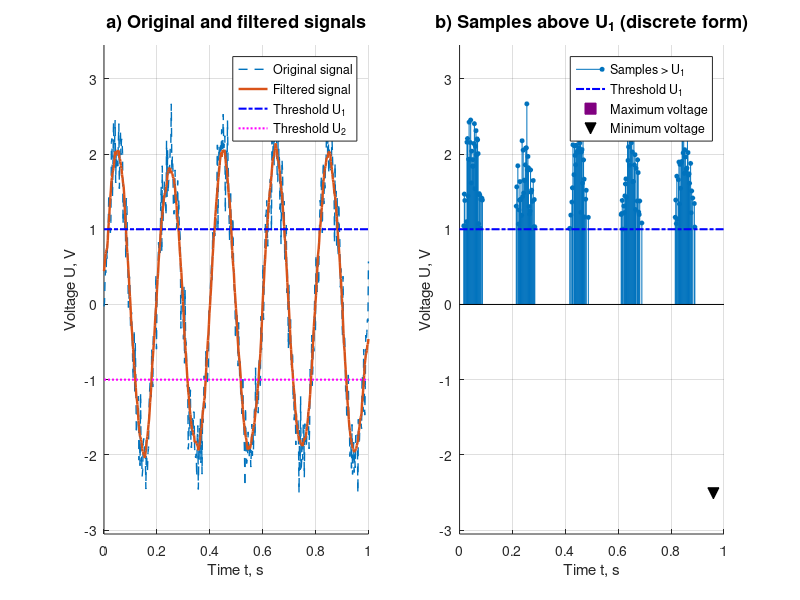

Write MATLAB code to recreate this figure.
%% LW3 - Variant 3 - Complementary task: graphical representation of signals
clear; clc; close all;

%% ===== DEMO SIGNALS - delete this block and use your LW2 Task 3 data =====
t   = linspace(0, 1, 500);
u   = 2*sin(2*pi*5*t) + 0.3*randn(size(t));   
u_f = movmean(u, 15);                        
U1  = 1;                                      % threshold 1
U2  = -1;                                     % threshold 2
%% ========================================================================

% ----- calculations -----
mask   = u > U1;                              % samples exceeding U1
[umax] = max(u);   idxMax = find(u == umax);  % every location of the maximum
[umin] = min(u);   idxMin = find(u == umin);  % every location of the minimum

pad = 0.1*(umax - umin);                      % margin for axis limits
ylims = [min([umin, U2]) - pad, max([umax, U1]) + pad];
xlims = [t(1) t(end)];

titleStyle = {'FontWeight','bold','FontSize',13};   % requirement 6

figure('Name','Signals','Position',[100 100 1200 450]);

%% ===== a) original and filtered signals + thresholds =====
subplot(1,2,1);                               % horizontal arrangement
hold on;
h1 = plot(t, u,   '--', 'LineWidth', 1);      % original: dashed, width 1
h2 = plot(t, u_f, '-',  'LineWidth', 1.75);   % filtered: solid, width 1.75
h3 = plot(xlims, [U1 U1], 'b-.', 'LineWidth', 1.5);   % U1: blue dash-dot
h4 = plot(xlims, [U2 U2], 'm:',  'LineWidth', 1.5);   % U2: (style not specified)
hold off;
grid on;
xlim(xlims); ylim(ylims);
xlabel('Time t, s');
ylabel('Voltage U, V');
title('a) Original and filtered signals', titleStyle{:});
legend([h1 h2 h3 h4], {'Original signal','Filtered signal','Threshold U_1','Threshold U_2'}, ...
    'Location','best');

%% ===== b) discrete signal above U1 + max/min markers =====
subplot(1,2,2);
hold on;
hs = stem(t(mask), u(mask), 'filled', 'MarkerSize', 3, 'Color', [0 0.447 0.741]);
hu = plot(xlims, [U1 U1], 'b-.', 'LineWidth', 1.5);   % U1 line, blue dash-dot
hM = plot(t(idxMax), u(idxMax), 's', 'MarkerSize', 8, ...
    'MarkerEdgeColor', [0.5 0 0.5], 'MarkerFaceColor', [0.5 0 0.5]); % max: purple square, size 8
hm = plot(t(idxMin), u(idxMin), 'kv', 'MarkerSize', 8, ...
    'MarkerFaceColor', 'k');                                          % min: black triangle (style not specified)
hold off;
grid on;
xlim(xlims); ylim(ylims);
xlabel('Time t, s');
ylabel('Voltage U, V');
title('b) Samples above U_1 (discrete form)', titleStyle{:});
legend([hs hu hM hm], {'Samples > U_1','Threshold U_1','Maximum voltage','Minimum voltage'}, ...
    'Location','best');
